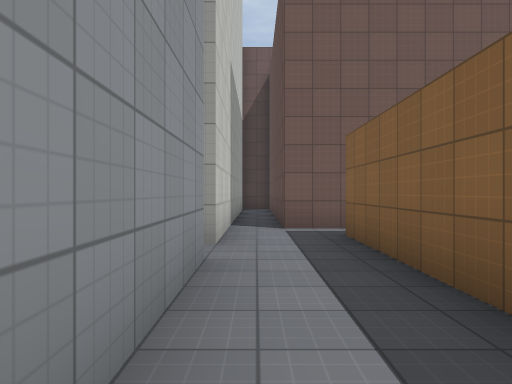
view 1 (above)

24 first-person views from a walk through a 3-D level made in the Godot game engine. The camera is 1.3 m above the floor, looks level and sees 70° across. The floor is counted in squares, 2 m on a side. Each view is taken from the middle of a square. On the plan, view 1 faces up. The plan holds only what a view shows up to about 11 squares ahead; the rest is blank. The place goes on beyond the plan. Surface patterns are stand-ins for the level's own textures.

view 2
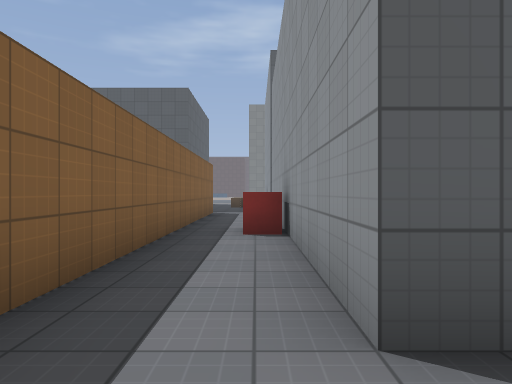

view 3
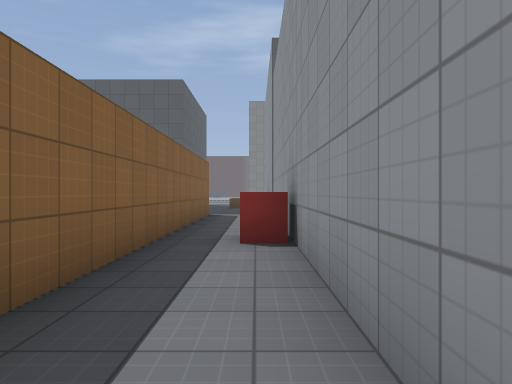

view 4
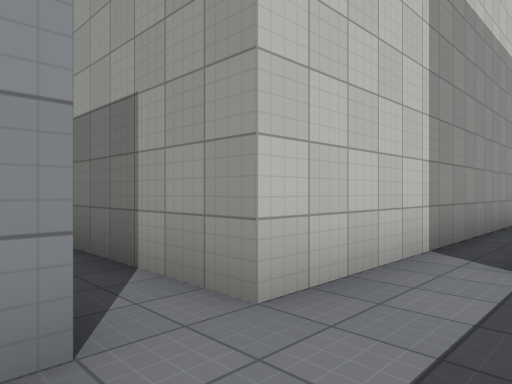

view 5
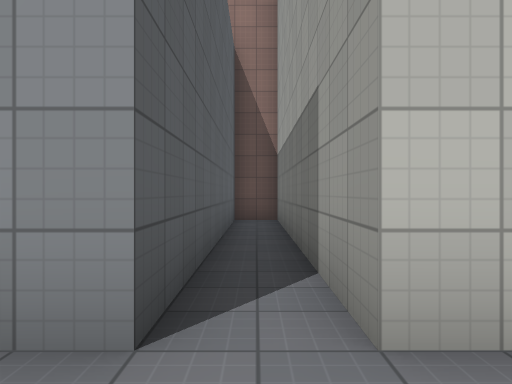

view 6
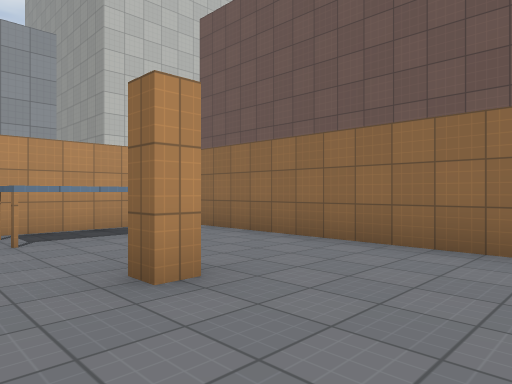

view 7
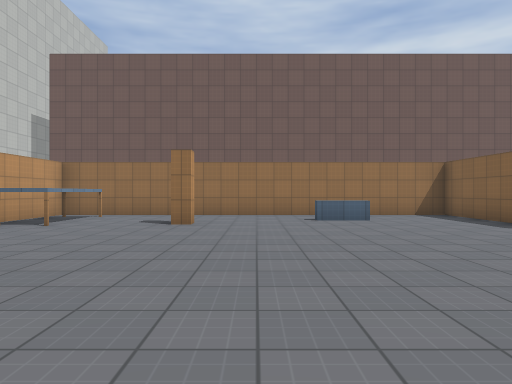

view 8
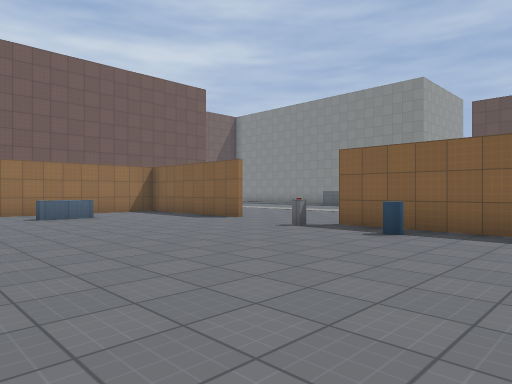

view 9
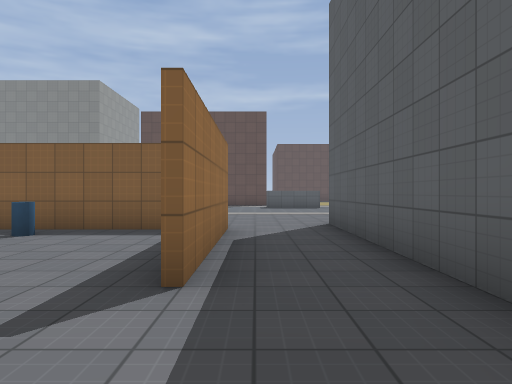

view 10
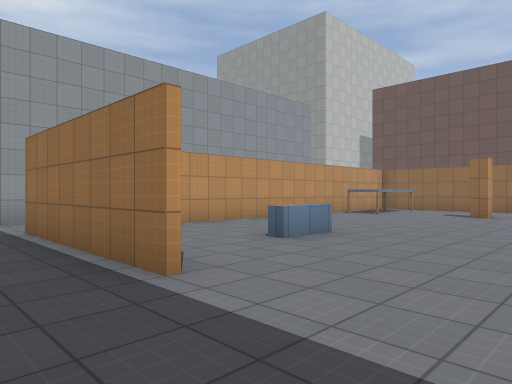

view 11
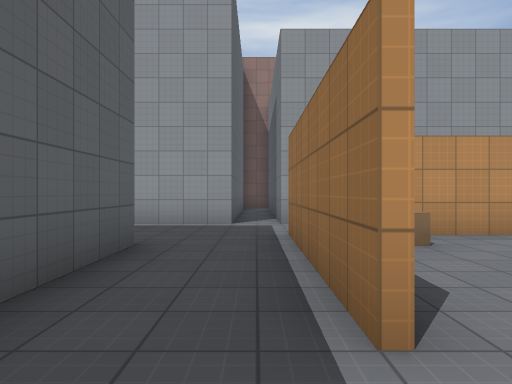

view 12
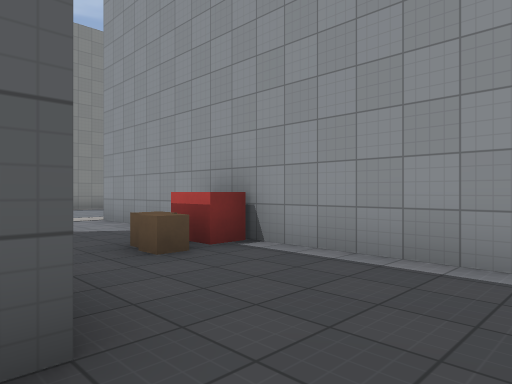

view 13
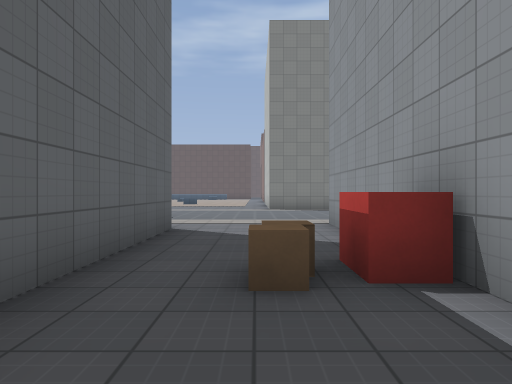

view 14
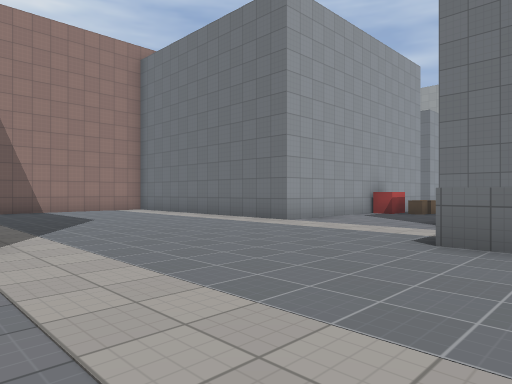

view 15
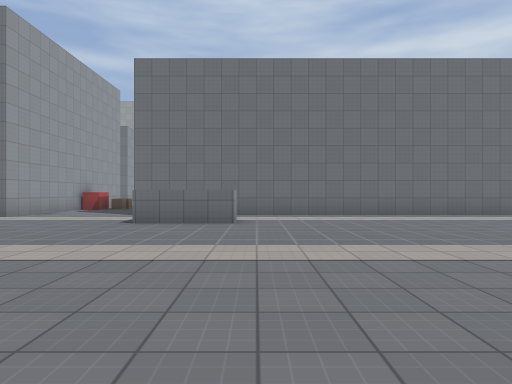

view 16
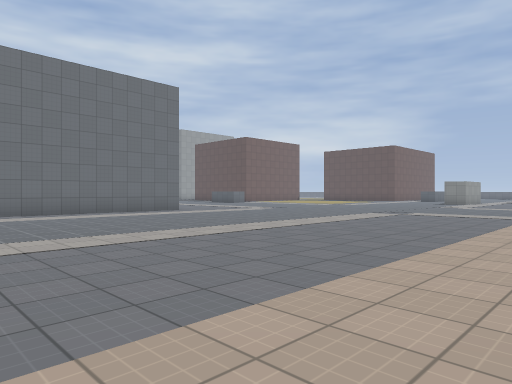

view 17
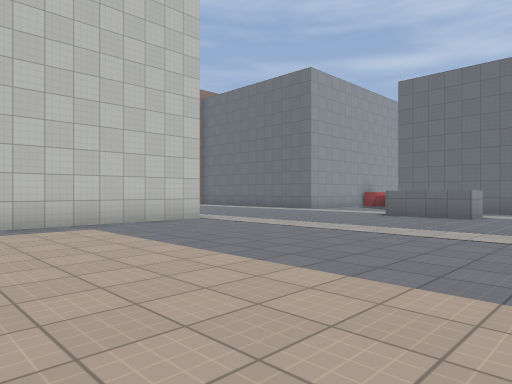

view 18
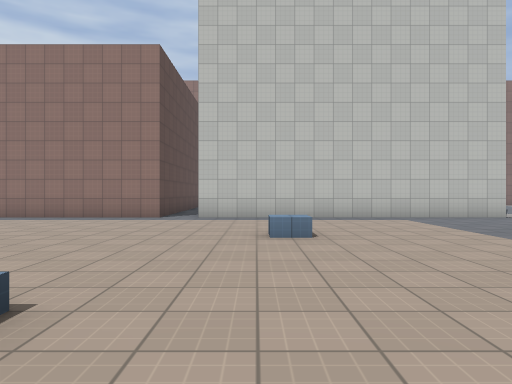

view 19
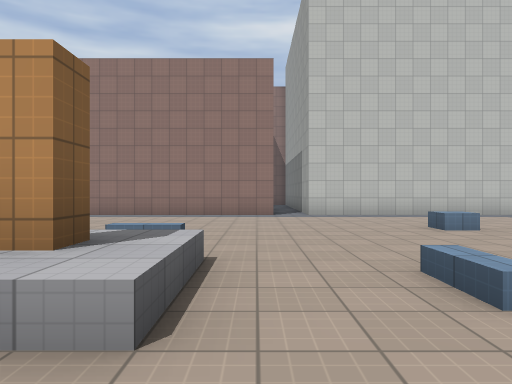

view 20
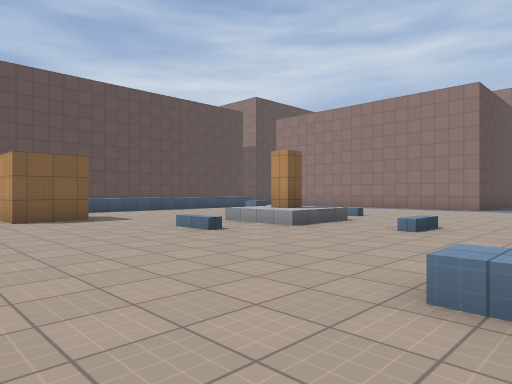

view 21
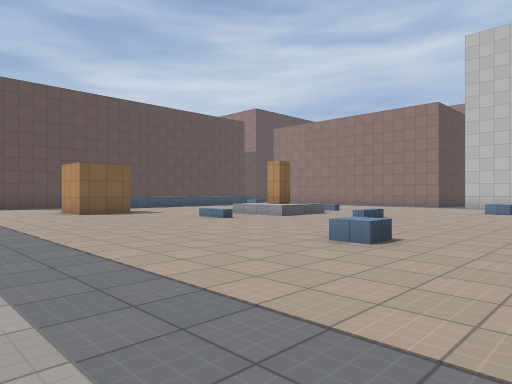

view 22
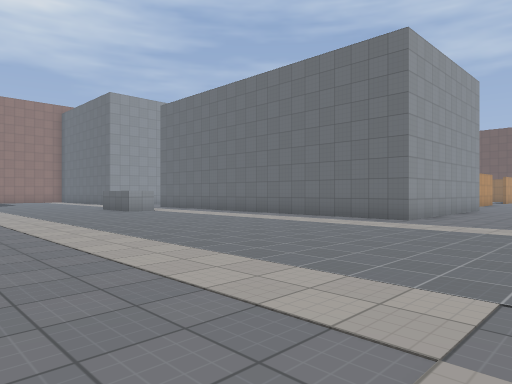

view 23
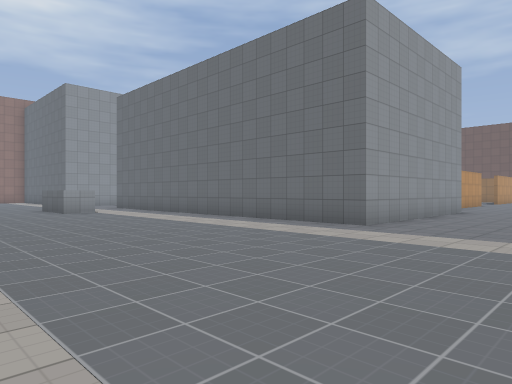

view 24
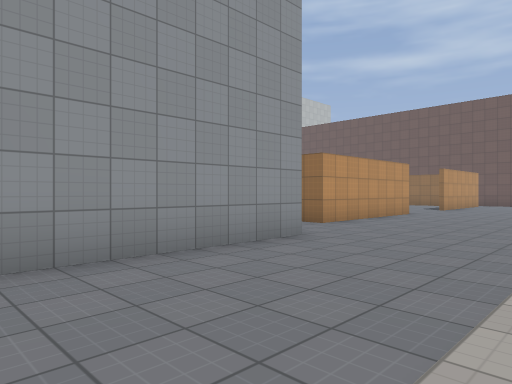

### Floor plan
Points are (right, up) in squares from view 1. A wall is a line through its corners. A room is listed if a view was taken in it or the views show most of it. See-through windows are left out.
Room 1 (views 1, 2, 3, 4, 5)
walls: (-0.5, -0.6) (0.2, -0.6); (-7.5, 4.5) (-7.5, 3.5) (-0.5, 3.5) (-0.5, -1); (1.3, -0.9) (1.3, 5.5)
ways out: opening at (0.5, 5)
Room 2 (views 6, 7, 8, 9, 10, 11, 12, 13, 14, 15, 16, 17, 18, 19, 20, 21, 22, 23, 24)
walls: (8.1, -8.5) (13.5, -8.5) (13.5, -14.5) (2.5, -14.5) (2.5, -10.1); (0.5, -21.5) (0.5, -29.5) (0, -29.5); (2.4, -8.5) (4.9, -8.5); (5.5, -6.5) (3.6, -6.5); (-0.5, -10.6) (0.2, -10.6) (0.2, -11.5); (12.4, -5.4) (12.4, -4.5); (1.3, -6.4) (1.3, -0.9); (12.5, -4.5) (12.5, -6.5) (8.5, -6.5); (-3.9, -7.5) (-0.5, -7.5) (-0.5, -15.5) (-4.1, -15.5); (-7.5, -18.9) (-7.5, -19.9); (8.2, -32.2) (8.7, -32.2) (8.7, -32.8); (-1, -30.5) (0.5, -30.5) (0.5, -35.9); (-0.5, -1) (-0.5, -6.5) (-3.8, -6.5); (12.4, 0.9) (12.4, 5.4) (1.5, 5.4) (1.5, -4.6); (3, 4.5) (3, 2) (2, 2)
low walls: (7.5, -31.5) (9.5, -31.5) (9.5, -33.5)
objects: crate (1, -11); crate (2, -5); block (4, -28); block (4, -17) to (5, -17); pillar (5, 2) to (6, 3); block (12, -36) to (13, -36); block (12, -28); barrel (12, -4) to (12, -3); other object (12, -2)

Where each view was taken, in squares from view 1:
view 1: 0 up, 0 right, facing up
view 2: 5 up, 0 right, facing down
view 3: 4 up, 0 right, facing down
view 4: 3 up, 1 right, facing up-left
view 5: 4 up, 1 right, facing left
view 6: 1 up, 8 right, facing up-left
view 7: 5 down, 7 right, facing up
view 8: 6 down, 6 right, facing up-right
view 9: 7 down, 6 right, facing right
view 10: 8 down, 8 right, facing up-left
view 11: 7 down, 7 right, facing left
view 12: 7 down, 3 right, facing down-left
view 13: 8 down, 1 right, facing down
view 14: 22 down, 5 right, facing up-left
view 15: 25 down, 6 right, facing up
view 16: 26 down, 6 right, facing up-right
view 17: 27 down, 8 right, facing up-left
view 18: 28 down, 10 right, facing left
view 19: 31 down, 11 right, facing left
view 20: 27 down, 15 right, facing down-left
view 21: 25 down, 17 right, facing down-left
view 22: 23 down, 17 right, facing up-left
view 23: 21 down, 17 right, facing up-left
view 24: 13 down, 17 right, facing up-left
